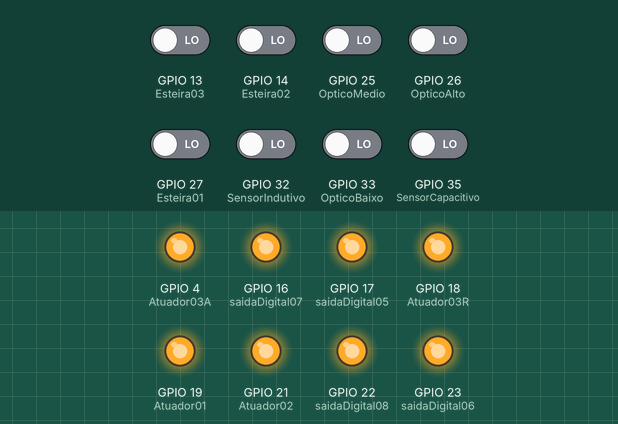
This sketch was run on a simulated ESP32. Parts: output pins drawn as LEDs (lit = HIGH). Dashed ring = blinking. The test bench sets the inputs (shaded band); at power-on: GPIO 13 (Esteira03), GPIO 14 (Esteira02), GPIO 25 (OpticoMedio), GPIO 26 (OpticoAlto), GPIO 27 (Esteira01), GPIO 32 (SensorIndutivo), GPIO 33 (OpticoBaixo), GPIO 35 (SensorCapacitivo) LOW. WiFi joins after 1.5 s; servers stay silent unless stated; no MQTT or app messages arrive unless stated; what the sketch prints to the serial monitor is not drawn.

Above: at 2.7 s.
2.8 s: GPIO 33 (OpticoBaixo) driven HIGH
At 5.5 s:
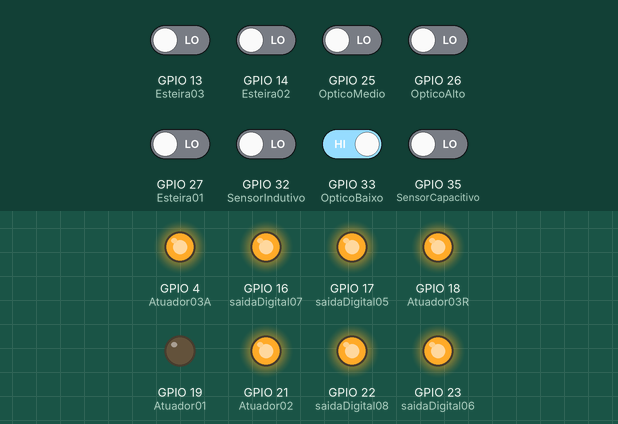
5.8 s: GPIO 13 (Esteira03) driven HIGH
At 6.23 s:
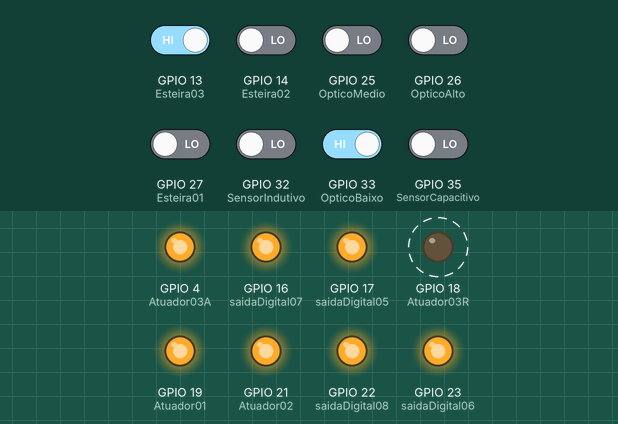
8.8 s: GPIO 33 (OpticoBaixo) driven LOW
Timing chart, 0 to 11.8 s (numbered marks = the images above; inputs shaded):
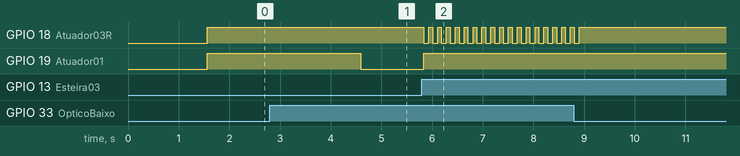

The sketch:

Esteira_Esp32.ino
```cpp
//// Programa Esteira
#include <WiFi.h>
#include <ArduinoJson.h>
#include <PubSubClient.h>

const char* WIFI_SSID = "";
const char* WIFI_PASSWORD = "";
///////////////////////////////////////////////////
/////////////////////////////////////////////////////////////
const char* MQTT_SERVER = "broker.app.wnology.io";
const char* MQTT_ACCESS_KEY = "";
const char* MQTT_ACCESS_SECRET = "";
const char* DEVICE_ID = "";
const char* MQTT_TOPIC = "wnology//state";
const int MQTT_PORT = 1883;
const int PUBLISH_INTERVAL = 300000;

WiFiClient espClient;
PubSubClient client(espClient);

char attributes[200];

//////////////////////////////////////////////////////////////////
int SensorCapacitivo = 35;  // define a porta digital a ser lida
int SensorIndutivo = 32;  // define a porta digital a ser lida
int OpticoBaixo = 33;  // define a porta digital a ser lida
int OpticoMedio = 25;  // define a porta digital a ser lida
int OpticoAlto = 26;  // define a porta digital a ser lida
int Esteira01 = 27;  // define a porta digital a ser lida
int Esteira02 = 14;  // define a porta digital a ser lida
int Esteira03 = 13;  // define a porta digital a ser lida
/////////////////////////////////////////////////////////////////
int Atuador01 = 19;  // define a porta digital como saida
int Atuador02 = 21;  // define a porta digital como saida
int Atuador03A = 04;  // define a porta digital como saida
int Atuador03R = 18;  // define a porta digital como saida
int saidaDigital05 = 17;  // define a porta digital como saida
int saidaDigital06 = 23;  // define a porta digital como saida
int saidaDigital07 = 16;  // define a porta digital como saida
int saidaDigital08 = 22;  // define a porta digital como saida
/////////////////////////////////////////////////////////////////
int ValorSensorCapacitivo ;  // valor da porta digital
int ValorSensorIndutivo;  // valor da porta digital
int ValorOpticoBaixo;  // valor da porta digital
int ValorOpticoMedio;  // valor da porta digital
int ValorOpticoAlto;  // valor da porta digital
int ValorEsteira01;  // valor da porta digital
int ValorEsteira02;  // valor da porta digital
int ValorEsteira03;  // valor da porta digital
/////////////////////////////////////////////////////////////////
int Palta = 0;
int Pmedia = 0;
int Pbaixa = 0;

void setup() {
  Serial.begin(115200);
  call_pub();
  pinMode(SensorCapacitivo, INPUT);  // configura a porta digital como entrada
  pinMode(SensorIndutivo, INPUT);  // configura a porta digital como entrada
  pinMode(OpticoBaixo, INPUT);  // configura a porta digital como entrada
  pinMode(OpticoMedio, INPUT);  // configura a porta digital como entrada
  pinMode(OpticoAlto, INPUT);  // configura a porta digital como entrada
  pinMode(Esteira01, INPUT);  // configura a porta digital como entrada
  pinMode(Esteira02, INPUT);  // configura a porta digital como entrada
  pinMode(Esteira03, INPUT);  // configura a porta digital como entrada
///////////////////////////////////////////////////////////////
  pinMode(Atuador01, OUTPUT);  // configura a porta digital como saida
  pinMode(Atuador02, OUTPUT);  // configura a porta digital como saida
  pinMode(Atuador03A, OUTPUT);  // configura a porta digital como saida
  pinMode(Atuador03R, OUTPUT);  // configura a porta digital como saida
  pinMode(saidaDigital05, OUTPUT);  // configura a porta digital como saida
  pinMode(saidaDigital06, OUTPUT);  // configura a porta digital como saida
  pinMode(saidaDigital07, OUTPUT);  // configura a porta digital como saida
  pinMode(saidaDigital08, OUTPUT);  // configura a porta digital como saida

  digitalWrite(Atuador01, HIGH);  // configura a porta digital como saida
  digitalWrite(Atuador02, HIGH);  // configura a porta digital como saida
  digitalWrite(Atuador03A, HIGH);  // configura a porta digital como saida
  digitalWrite(Atuador03R, HIGH);  // configura a porta digital como saida
  digitalWrite(saidaDigital05, HIGH);  // configura a porta digital como saida
  digitalWrite(saidaDigital06, HIGH);  // configura a porta digital como saida
  digitalWrite(saidaDigital07, HIGH);  // configura a porta digital como saida
  digitalWrite(saidaDigital08, HIGH);  // configura a porta digital como saida

}

void loop() {
  Scan();

  if(ValorOpticoBaixo == 1){
    int baixo = 1;
    int medio = 0;
    int alto = 0;
    int sair = 1;
    int timer = 0;
    int pulso = 0;
    while(sair == 1){
      timer++;
      Scan();
      if(ValorOpticoMedio == 1){
        medio = 1;
      }
      if(ValorOpticoAlto == 1){
        alto = 1;
      }

      if(timer >= 40 && baixo == 1 && medio == 0 && alto == 0 && pulso == 0){
        digitalWrite(Atuador01, LOW);
        Pbaixa++;
        pulso = 1;
      }
      if(timer >= 40 && baixo == 1 && medio == 1 && alto == 0 && pulso == 0){
        digitalWrite(Atuador02, LOW);
        Pmedia++;
        pulso = 1;
      }
      if(timer >= 40 && baixo == 1 && medio == 1 && alto == 1 && pulso == 0){
        digitalWrite(Atuador03A, LOW);
        delay(100);
        pulso = 1;
        digitalWrite(Atuador03A, HIGH);
        Palta++;
      }

      if (ValorEsteira01 == 1 || ValorEsteira02 == 1 || ValorEsteira03 == 1){
        digitalWrite(Atuador01, HIGH);
        digitalWrite(Atuador02, HIGH);
        digitalWrite(Atuador03R, LOW);
        delay(100);
        digitalWrite(Atuador03R, HIGH);
        sair = 0;
      }
      delay(25);
    }
    call_pub();
  }
}
```

Conexao.ino
```cpp
void connectMQTT() {
  client.setServer(MQTT_SERVER, MQTT_PORT);
  while (!client.connected()) {
    Serial.println("Connecting to MQTT server...");
    if (client.connect(DEVICE_ID, MQTT_ACCESS_KEY, MQTT_ACCESS_SECRET)) {
      Serial.println("Connected to WEGNOLOGY platform");
      Serial.println("-------------");
    } else {
      Serial.print("Failed to connect to WEGNOLOGY platform, error code: ");
      Serial.print(client.state());
      delay(2000);
    }
  }
}

void connectWiFi() {
  WiFi.begin(WIFI_SSID, WIFI_PASSWORD);
  while (WiFi.status() != WL_CONNECTED) {
    delay(500);
    Serial.println("Connecting to WiFi...");
  }
  Serial.println("Connected to WiFi network");
  Serial.println("-------------");
}

void call_pub() {
  if (WiFi.status() != WL_CONNECTED) {
    Serial.println("Reconnecting to WiFi");
    connectWiFi();
  }
  if (!client.connected()) {
    Serial.println("Reconnecting to WEGNOLOGY platform");
    connectMQTT();
  }

  client.loop();
  publishData();
  Serial.println("-------------");
}

void publishData() {

  DynamicJsonDocument doc(200);
  doc["data"]["motor"] = 1;
  doc["data"]["alto"] = Palta;
  doc["data"]["medio"] = Pmedia;
  doc["data"]["baixo"] = Pbaixa;

  String payload;
  serializeJson(doc, payload);
  payload.toCharArray(attributes, 200);
  Serial.println(payload);

  if (client.connected()) {
      client.publish(MQTT_TOPIC, attributes);
    }
}
```

Scan.ino
```cpp
void Scan(){
  ValorSensorCapacitivo = digitalRead(SensorCapacitivo);  // lê o valor da porta digital
  ValorSensorIndutivo = digitalRead(SensorIndutivo);  // lê o valor da porta digital
  ValorOpticoBaixo = digitalRead(OpticoBaixo);  // lê o valor da porta digital
  ValorOpticoMedio = digitalRead(OpticoMedio);  // lê o valor da porta digital
  ValorOpticoAlto = digitalRead(OpticoAlto);  // lê o valor da porta digital
  ValorEsteira01 = digitalRead(Esteira01);  // lê o valor da porta digital
  ValorEsteira02 = digitalRead(Esteira02);  // lê o valor da porta digital
  ValorEsteira03 = digitalRead(Esteira03);  // lê o valor da porta digital

  Serial.print("");
  Serial.print("Sensor Capacitivo: ");
  Serial.println(ValorSensorCapacitivo);
  Serial.print("Sensor Indutivo: ");
  Serial.println(ValorSensorIndutivo);
  Serial.print("Sensor Optico Baixo: ");
  Serial.println(ValorOpticoBaixo);
  Serial.print("Sensor Optico Medio: ");
  Serial.println(ValorOpticoMedio);
  Serial.print("Sensor Optico Alto: ");
  Serial.println(ValorOpticoAlto);
  Serial.print("Sensor Esteira 01: ");
  Serial.println(ValorEsteira01);
  Serial.print("Sensor Esteira 02: ");
  Serial.println(ValorEsteira02);
  Serial.print("Sensor Esteira 03: ");
  Serial.println(ValorEsteira03);

  Serial.println("----------------------------------------------------");
  Serial.println("----------------------------------------------------");
}
```

Measured:
- after the input at 2.8 s, GPIO 19 (Atuador01): HIGH → LOW after 1.8 s
- after the input at 5.8 s, GPIO 18 (Atuador03R): alternates HIGH for 0.07 s and LOW for 0.10 s, starting at once; GPIO 19 (Atuador01): LOW → HIGH at once
- after the input at 8.8 s, GPIO 18 (Atuador03R): goes on until 8.9 s, then stays HIGH
